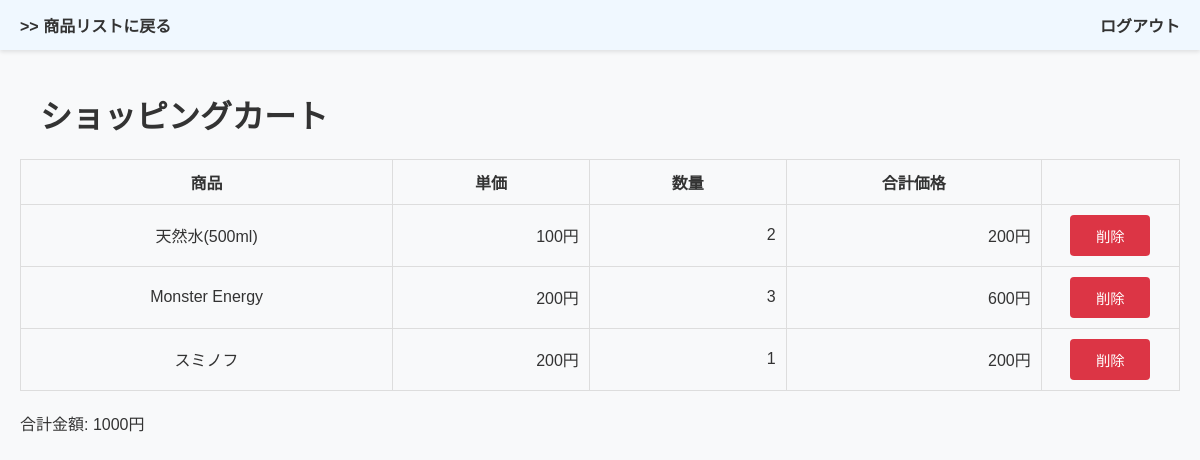
Before: /cart/ (signed in) with the older database file.
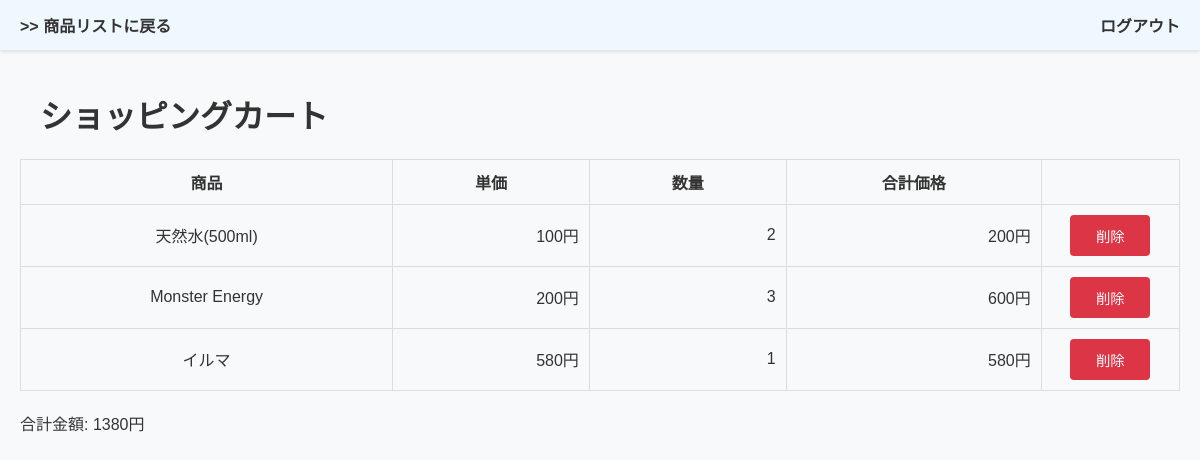
After: the same page with the newer database file.
### cart/models.py (models this page shows, shortened)
class CartItem(models.Model):
    cart = models.ForeignKey(Cart, on_delete=models.CASCADE)
    product = models.ForeignKey(Product, on_delete=models.CASCADE)
    quantity = models.PositiveIntegerField(default=1)
    total = models.DecimalField(max_digits=10, decimal_places=0, default=0,editable=False)  # 商品の価格と数量を掛け合わせた合計金額

### products/models.py (models this page shows, shortened)
class Product(models.Model):
    name = models.CharField(max_length=255)
    price = models.DecimalField(max_digits=10, decimal_places=0)
    category = models.ForeignKey(Category, on_delete=models.CASCADE)

### cart/views.py (the view)
# urls.py: path('cart/', include('cart.urls')),
@login_required
def cart(request):
    cart = Cart.objects.get(user=request.user)
    cart_items = CartItem.objects.all().filter(cart=cart)
    total_price = sum(item.total for item in cart_items)  # カート内の合計金額を計算
    return render(request, 'cart/cart.html', {'cart_items': cart_items, 'total_price': total_price})

### templates/cart/cart.html (shortened to what this page needs)
{% extends 'base.html' %}
{% block header %}
<header>
    <a href="{% url 'product_list' %}">>> 商品リストに戻る</a>
    <div class="logout_btn">
        <a href="{% url 'accounts:logout' %}">ログアウト</a>
    </div>
</header>
{% endblock %}
{% block main %}
<main class="site_main">
    {% if cart_items %}
    <h1>ショッピングカート</h1>
    <table class="cart">
        <thead>
            <tr>
                <th class="product">商品</th>
                <th class="price">単価</th>
                <th class="quantity">数量</th>
                <th class="total">合計価格</th>
                <th class="delete"></th>
            </tr>
        </thead>
        <tbody>
            {% for item in cart_items %}
            <tr>
                <td class="product">{{ item.product.name }}</td>
                <td class="price">{{ item.product.price }}円</td>
                <td class="quantity">{{ item.quantity }}</td>
                <td class="total">{{ item.total }}円</td>
                <td class="delete">
                    <form action="{% url 'cart:remove_from_cart' item.product.id %}" method="post">
                        <button type="submit">削除</button>
                    </form>
                </td>
            </tr>
            {% endfor %}
        </tbody>
    </table>
    <p>合計金額: {{ total_price }}円</p>
    {% else %}
    <h1>カートの中身が空です。</h1>
    {% endif %}
</main>
{% endblock %}

Changed rows visible on the page:
removed CartItem: product.name "スミノフ", product.price "200", quantity "1", total "200"
added CartItem: product.name "イルマ", product.price "580", quantity "1", total "580"
Other visible differences:
{{ total_price }}: "1000" → "1380"
